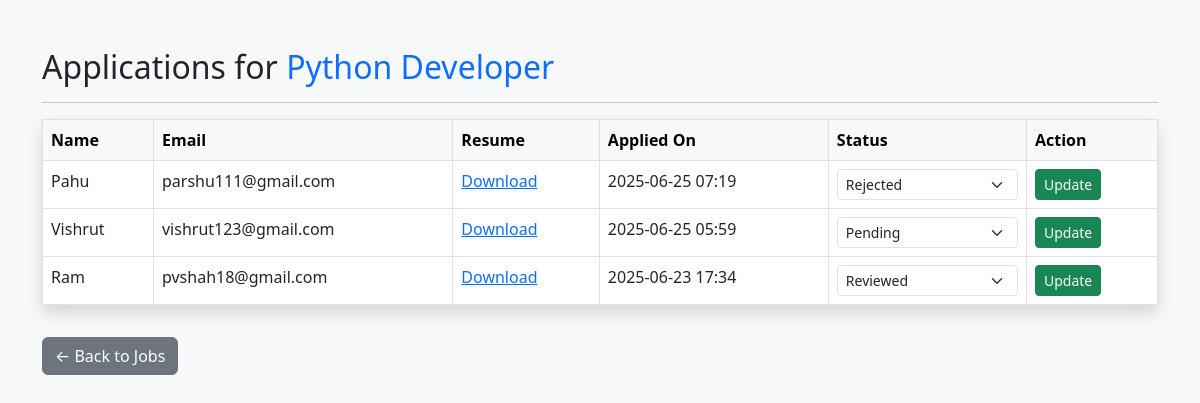
/applications/1/ (signed in), run on the app's committed database.
### hire/models.py (models this page shows, shortened)
class Job(models.Model):
    title = models.CharField(max_length=100)
    company = models.CharField(max_length=100)
    location = models.CharField(max_length=100)
    description = models.TextField()
    salary = models.CharField(max_length = 50 , blank = True)
    experience = models.CharField(max_length = 50 , blank=True)
    posted_on = models.DateTimeField(auto_now_add=True)

class Application(models.Model):
    STATUS_CHOICES = [
        ('pending', 'Pending'),
        ('reviewed', 'Reviewed'),
        ('rejected', 'Rejected'),
    ]
    job = models.ForeignKey(Job, on_delete=models.CASCADE)
    name = models.CharField(max_length=100)
    email = models.EmailField()
    resume = models.FileField(upload_to="resumes/")
    applied_on = models.DateTimeField(auto_now_add=True)
    status = models.CharField(max_length=10, choices=STATUS_CHOICES, default='pending')

### hire/views.py (the view, shortened to what this page needs)
# urls.py: path('applications/<int:job_id>/', views.view_applications, name='view_applications'),
@staff_member_required
def view_applications(request, job_id):
    job = get_object_or_404(Job, pk=job_id)
    applications = job.application_set.all().order_by('-applied_on')
    return render(request, 'hire/view_applications.html', {
        'job': job,
        'applications': applications
    })

### hire/templates/hire/view_applications.html (shortened to what this page needs)
<!DOCTYPE html>
<html>
<head>
    <link href="https://cdn.jsdelivr.net/npm/bootstrap@5.3.0/dist/css/bootstrap.min.css" rel="stylesheet">
</head>
<body class="bg-light">
<div class="container mt-5">
    <h2>Applications for <span class="text-primary">{{ job.title }}</span></h2>
    <hr>
    {% if applications %}
        <table class="table table-bordered bg-white shadow">
    <thead class="table-light">
        <tr>
            <th>Name</th>
            <th>Email</th>
            <th>Resume</th>
            <th>Applied On</th>
            <th>Status</th>
            <th>Action</th>
        </tr>
    </thead>
    <tbody>
        {% for app in applications %}
        <tr>
            <td>{{ app.name }}</td>
            <td>{{ app.email }}</td>
            <td><a href="{{ app.resume.url }}" target="_blank">Download</a></td>
            <td>{{ app.applied_on|date:"Y-m-d H:i" }}</td>
            <td>
                <form method="post" action="">
                    <select name="status" class="form-select form-select-sm">
                        <option value="pending" {% if app.status == 'pending' %}selected{% endif %}>Pending</option>
                        <option value="reviewed" {% if app.status == 'reviewed' %}selected{% endif %}>Reviewed</option>
                        <option value="rejected" {% if app.status == 'rejected' %}selected{% endif %}>Rejected</option>
                    </select>
            </td>
            <td>
                <button type="submit" class="btn btn-sm btn-success">Update</button>
            </td>
        </tr>
        {% endfor %}
    </tbody>
</table>
    {% else %}
        <p>No applications submitted yet.</p>
    {% endif %}
    <a href="{% url 'job_list' %}" class="btn btn-secondary mt-3">← Back to Jobs</a>
</div>
</body>
</html>

### data on the page
Job: title "Python Developer"
Application: name "Pahu", email "parshu111@gmail.com", applied_on "2025-06-25 07:19", status "Rejected"
Application: name "Vishrut", email "vishrut123@gmail.com", applied_on "2025-06-25 05:59", status "Pending"
Application: name "Ram", email "pvshah18@gmail.com", applied_on "2025-06-23 17:34", status "Reviewed"
